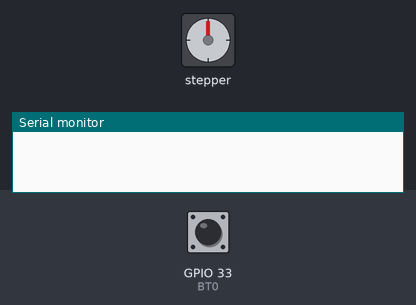
Recording of a sketch running on a simulated ESP32. On the bench: stepper motor, the last lines printed to the serial monitor. The test bench sets the inputs (shaded band); at power-on: GPIO 33 (BT0) HIGH. Stepper angles assume 2048 steps per turn.

Above: at 0.15 s.
At 10.05 s:
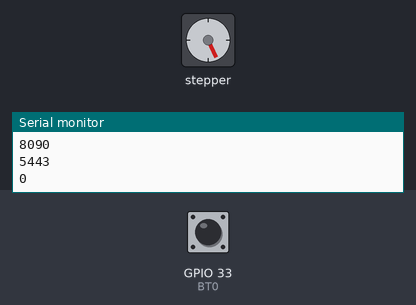
At 19.93 s:
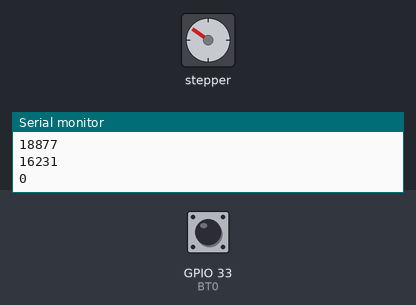
At 39.72 s:
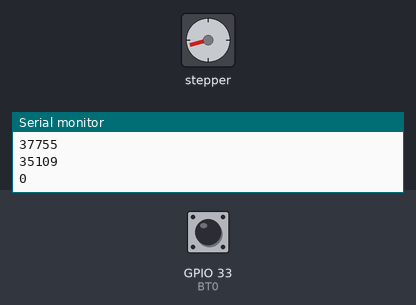
Timing chart, 0 to 40.0 s (numbered marks = the images above):
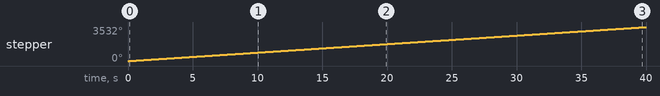

The sketch:

Modul05_5.ino
```cpp
#include <Stepper.h>

// Pin drive motor ULN2003
#define IN1 13
#define IN2 12
#define IN3 14
#define IN4 27

#define BAUD 500000
#define AO0 26
#define AO1 25
#define DO0 12
#define DO1 14
#define DO2 27
#define DO3 13
#define AI0 36
#define AI1 39

#define DI0 34
#define DI1 35
#define DI2 32
#define DI3 17

#define LED0 16
#define LED1 4
#define LED2 15

#define BT0 33

#define PERIODE 500
long _t_last;
bool _t_event;
long _t_now = 0;

float stepsPerRevolution = 2048;  // jumlah langkah per satu putaran penuh
float revolution = 360; // 1 revolusi penuh 360 derajat
float step_angle = revolution / stepsPerRevolution; // step angle

Stepper myStepper(stepsPerRevolution, IN1, IN3, IN2, IN4);
int currenttime;

void tReset() {
  _t_last = millis();
}

boolean tIsTime() {
  if ((millis()-_t_last) < PERIODE) return false;
  _t_last = millis(); return true;
}

bool _bt0;

enum {RESET, START, STOP};
int _state = RESET;
int i = 1;

void step_Degree(int degree){
  myStepper.step(degree/step_angle);
}

void stateStop() {
  if (currenttime > 270 || _bt0) {
    _state = RESET;
    _t_now = millis();
  }
  if (_bt0) {
    _state = START;
    _t_now = millis();
  }
}

void stateStart() {
  if (currenttime <= 270){
    for (int i; i <= 270; i++) {
        step_Degree(1);
    }
    currenttime++;
  }
  else if (currenttime > 270 || _bt0) {
    _state = RESET;
    _t_now = millis();
  }
  else if (_bt0) {
    _state = STOP;
    _t_now = millis();
  }
}

void stateReset() {
  step_Degree(0);
  if (_bt0) {
    _state = START;
    _t_now = millis();
  }
}

void plotData() {
  Serial.println(currenttime);
  Serial.println(millis());
  Serial.println(_t_last);
  Serial.println(_t_now);
}

void setup() {
  Serial.begin(BAUD);
  pinMode(BT0, INPUT_PULLUP);
  tReset();
  _t_now = millis();
  myStepper.setSpeed(15);
}

void loop() {
  _t_event = tIsTime();
  _bt0 = digitalRead(BT0);

  switch(_state) {
    case STOP : stateStop(); break;
    case RESET : stateReset(); break;
    case START : stateStart(); break;
  }

  if (_t_event) {
    plotData();
  }
  delay(50);
}
```

Measured:
- by itself, stepper: keeps turning clockwise at about 88°/s
